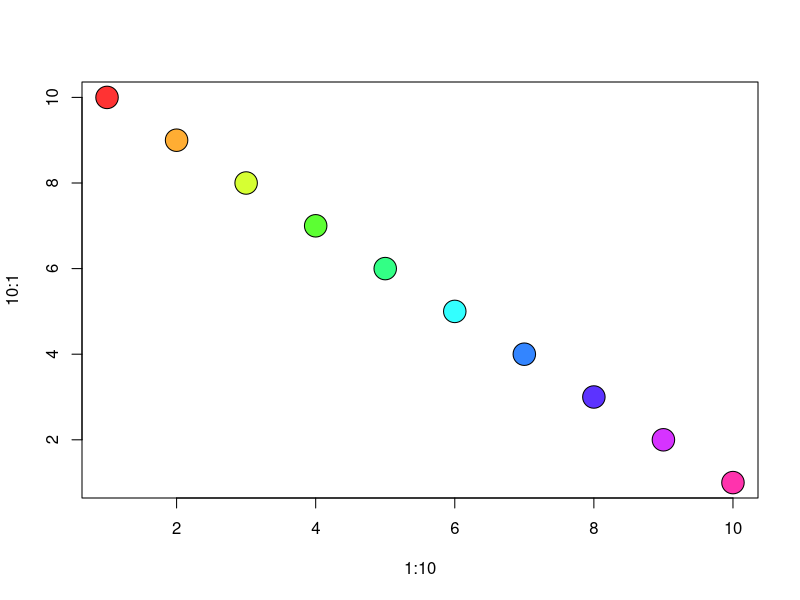

R code for this plot:
#' ---
#' title: "R scripts can be rendered!"
#' author: "ehlrlichd"
#' date: "July 7, 2019"
#' output: github_document
#' ---
#' 
#' Rendering Rscript through Markdown: A Test

##Here's
###Some
####Normal
#####R text

#'And here are some data
#'!!!

matrix(c(1:10,10:1), ncol = 2, dimnames = list(1:10, c("X","Y")))

plot(1:10, 10:1, pch = 21, bg = rainbow(10, s = .8), cex = 3)


#'Neato!!
#'Right???